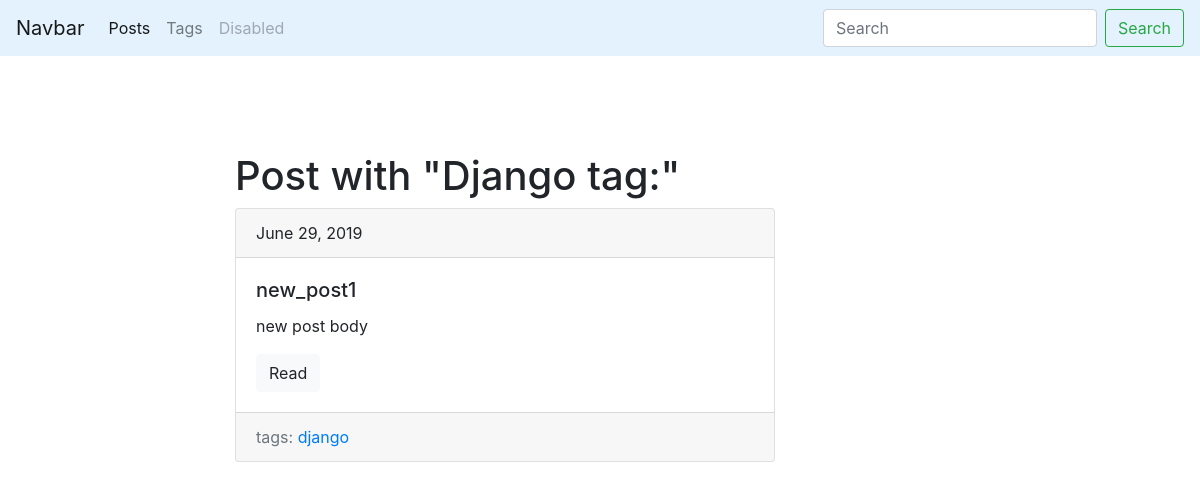
/blog/tag/django, run on the app's committed database.
### blog/models.py (models this page shows, shortened)
class Tag(models.Model):
    title = models.CharField(max_length=50)
    slug = models.SlugField(max_length=50)
    def get_absolute_url(self):
        return reverse('tag_detail_url', kwargs={'slug': self.slug})

class Post(models.Model):
    title = models.CharField(max_length=150, db_index=True, verbose_name='Имя поста')
    slug = models.SlugField(max_length=150, unique=True)
    body = models.TextField(blank=True, db_index=True)
    tags = models.ManyToManyField('Tag', blank=True, related_name='posts')  # экземпляр класса ManyToManyField
    date_pub = models.DateField(auto_now_add=True)
    def get_absolute_url(self): #имя лучше именно такое, возвращает ссылку на конкретный экземпляр класса Post
        return reverse('post_detail_url', kwargs={'slug':self.slug}) # reverse в .py = url в шаблонах
    class Meta:
        verbose_name_plural = 'Posts verbose' # это имя будет на админской страничке
        verbose_name = 'Post verbose'
        ordering = ['-date_pub'] # сортировка в обратном порядке

### blog/views.py (the view)
# urls.py: path('tag/<str:slug>', TagDetail.as_view(), name='tag_detail_url')
class TagDetail(ObjectDetailMixin, View):
    model = Tag
    template = 'blog/tag_detail.html'

### blog/utils.py (called while the page is built)
    def get(self, request, slug):
        obj = get_object_or_404(self.model, slug__iexact=slug)
        return render(request, self.template, context={self.model.__name__.lower(): obj})

### blog/templates/blog/tag_detail.html (shortened to what this page needs)
{% extends 'blog/base_blog.html' %}
{% block content %}
<h1 class="mt-5">Post with "{{ tag.title|title }} tag:"</h1>
{% for post in tag.posts.all %}
    {% include 'blog/includes/post_card_template.html' %}
{% endfor %}
{% endblock %}

### blog/templates/blog/includes/post_card_template.html
<div class="card mb-5">
    <div class="card-header">
        {{ post.date_pub }}
    </div>
    <div class="card-body">
        <h5 class="card-title">{{ post.title }}</h5>
        <p class="card-text"> {{ post.body|truncatewords:15 }} </p>
        <a href="{{ post.get_absolute_url }}" class="btn btn-light">Read</a>
    </div>
    <div class="card-footer text-muted">
        tags:
        {% for tag in post.tags.all %}
            <a href="{{ tag.get_absolute_url }}"> {{tag.title}} </a>
        {% endfor %}
    </div>
</div>

### data on the page
Tag: title "Django", title "django"
Post: date_pub "June 29, 2019", title "new_post1", body "new post body"
